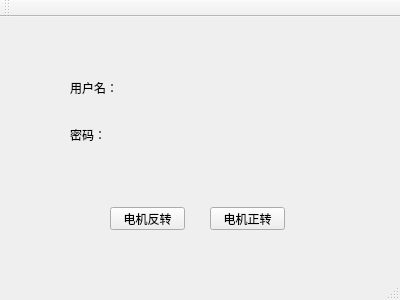
<?xml version="1.0" encoding="UTF-8"?>
<ui version="4.0">
 <class>MainWindow</class>
 <widget class="QMainWindow" name="MainWindow">
  <property name="geometry">
   <rect>
    <x>0</x>
    <y>0</y>
    <width>400</width>
    <height>300</height>
   </rect>
  </property>
  <property name="windowTitle">
   <string>MainWindow</string>
  </property>
  <widget class="QWidget" name="centralWidget">
   <widget class="QLabel" name="label">
    <property name="geometry">
     <rect>
      <x>70</x>
      <y>60</y>
      <width>54</width>
      <height>21</height>
     </rect>
    </property>
    <property name="text">
     <string>用户名：</string>
    </property>
   </widget>
   <widget class="QLabel" name="label_2">
    <property name="geometry">
     <rect>
      <x>140</x>
      <y>60</y>
      <width>54</width>
      <height>21</height>
     </rect>
    </property>
    <property name="text">
     <string/>
    </property>
   </widget>
   <widget class="QLabel" name="label_3">
    <property name="geometry">
     <rect>
      <x>70</x>
      <y>110</y>
      <width>54</width>
      <height>16</height>
     </rect>
    </property>
    <property name="text">
     <string>密码：</string>
    </property>
   </widget>
   <widget class="QLabel" name="label_4">
    <property name="geometry">
     <rect>
      <x>140</x>
      <y>110</y>
      <width>54</width>
      <height>21</height>
     </rect>
    </property>
    <property name="text">
     <string/>
    </property>
   </widget>
   <widget class="QPushButton" name="pushButton">
    <property name="geometry">
     <rect>
      <x>110</x>
      <y>190</y>
      <width>75</width>
      <height>23</height>
     </rect>
    </property>
    <property name="text">
     <string>电机反转</string>
    </property>
   </widget>
   <widget class="QPushButton" name="pushButton_2">
    <property name="geometry">
     <rect>
      <x>210</x>
      <y>190</y>
      <width>75</width>
      <height>23</height>
     </rect>
    </property>
    <property name="text">
     <string>电机正转</string>
    </property>
   </widget>
  </widget>
  <widget class="QMenuBar" name="menuBar">
   <property name="geometry">
    <rect>
     <x>0</x>
     <y>0</y>
     <width>400</width>
     <height>19</height>
    </rect>
   </property>
  </widget>
  <widget class="QToolBar" name="mainToolBar">
   <attribute name="toolBarArea">
    <enum>TopToolBarArea</enum>
   </attribute>
   <attribute name="toolBarBreak">
    <bool>false</bool>
   </attribute>
  </widget>
  <widget class="QStatusBar" name="statusBar"/>
 </widget>
 <layoutdefault spacing="6" margin="11"/>
 <resources/>
 <connections/>
</ui>
